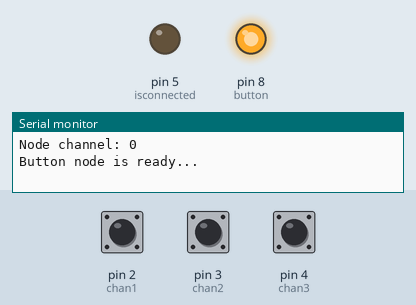
This sketch was run on a simulated Arduino Uno, built with avr-gcc and run on an emulated ATmega328P. On the bench: output pins drawn as LEDs (lit = HIGH), the last lines printed to the serial monitor. The inputs (shaded band) are chosen by the test bench; at power-on: pin 2 (chan1) HIGH, pin 3 (chan2) HIGH, pin 4 (chan3) HIGH. Random numbers use the default seed unless the sketch sets one; no radio packets arrive unless stated.

Above: at 0.1 s.
At 1.1 s:
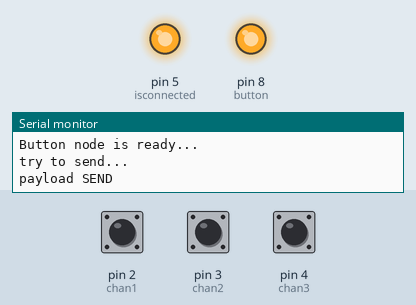
Timing chart, 0 to 2.6 s (numbered marks = the images above):
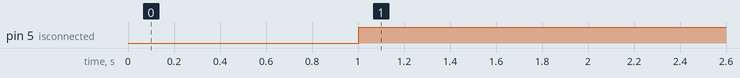

Measured:
- by itself, pin 5 (isconnected): LOW → HIGH at 1.0 s

The sketch:

ButtonNode.ino
```cpp
//***************************Node or Transmitter code*****************
/*This code was used for a video tutorial on the ForceTronics YouTube Channel
 * This code is free and open for anybody to use and modify at your own risk
*/

#include <SPI.h> //Call SPI library so you can communicate with the nRF24L01+
#include <nRF24L01.h> //nRF2401 libarary found at https://github.com/tmrh20/RF24/
#include <RF24.h> //nRF2401 libarary found at https://github.com/tmrh20/RF24/

const uint8_t pinCE = 9; //This pin is used to set the nRF24 to standby (0) or active mode (1)
const uint8_t pinCSN = 10; //This pin is used to tell the nRF24 whether the SPI communication is a command
RF24 wirelessSPI(pinCE, pinCSN); // Declare object from nRF24 library (Create your wireless SPI)
const uint64_t wAddress = 0xB00B1E50C3LL;  //Create pipe address to send data, the "LL" is for LongLong type
const uint8_t rFChan = 89; //Set channel default (chan 84 is 2.484GHz to 2.489GHz)
const uint8_t rDelay = 7; //this is based on 250us increments, 0 is 250us so 7 is 2 ms
const uint8_t rNum = 5; //number of retries that will be attempted
const uint8_t chan1 = 2; //D2 pin for node channel check
const uint8_t chan2 = 3; //D3 pin for node channel check
const uint8_t chan3 = 4; //D4 pin for node channel check

const uint8_t isconnected = 5;
const unsigned long pingInterval = 1000;// ms;
unsigned long last_sent;
const uint8_t button = 8;
bool alarm = false;

//stuct of payload to send fake sensor data and node channel
struct PayLoad {
  uint8_t address;
  uint8_t alarm;
  bool battstat;
};

PayLoad payload; //create struct object

void setup() {
  Serial.begin(115200);  //serial port to display received data

  pinMode(chan1,INPUT_PULLUP); //set channel select digital pins to input pullup
  pinMode(chan2,INPUT_PULLUP);
  pinMode(chan3,INPUT_PULLUP);
  pinMode(isconnected, OUTPUT);
  pinMode(button, HIGH);
  digitalWrite(button,HIGH);// activate internal pull-up

  wirelessSPI.begin();  //Start the nRF24 module
  wirelessSPI.setChannel(rFChan);
  wirelessSPI.setRetries(rDelay,rNum); //if a transmit fails to reach receiver (no ack packet) then this sets retry attempts and delay between retries
  wirelessSPI.openWritingPipe(wAddress); //open writing or transmit pipe
  wirelessSPI.stopListening(); //go into transmit mode

  randomSeed(analogRead(0)); //set random seed for fake sensor data
  setChannel();  //checks current channel setting for transceiver
  digitalWrite(isconnected, LOW);
  Serial.println("Button node is ready...");
  payload.alarm = 0; //button not pressed
}

void loop() {

  unsigned long now = millis();

  //moet eigenlijke met een interupt
  if (digitalRead(button)==LOW){
    Serial.println("ALARM");
    payload.alarm = 1;
  }

  if (now - last_sent >= pingInterval ) {
      Serial.println("try to send...");
      last_sent = now;

     if (!wirelessSPI.write(&payload, sizeof(payload))){  //send data and remember it will retry if it fails
        Serial.println("payload NOT SEND");
        digitalWrite(isconnected, LOW);

        delay(random(5,20)); //as another back up, delay for a random amount of time and try again
        if (!wirelessSPI.write(&payload, sizeof(payload))){
          //set error flag if it fails again
        }
        else
        {
          digitalWrite(isconnected, HIGH);
        }
     }
     else
     {
          Serial.println("payload SEND");
          digitalWrite(isconnected, HIGH);
          if(payload.alarm == 1){
            payload.alarm = 0;
          }
       }
  }
}


//check for low digital pin to set node address
void setChannel() {
  if(!digitalRead(chan1)) payload.address = 1;
  else if(!digitalRead(chan2)) payload.address = 2;
  else if(!digitalRead(chan3)) payload.address = 3;
  else payload.address = 0;

  Serial.print("Node channel: ");
  Serial.println(payload.address);

}
```
